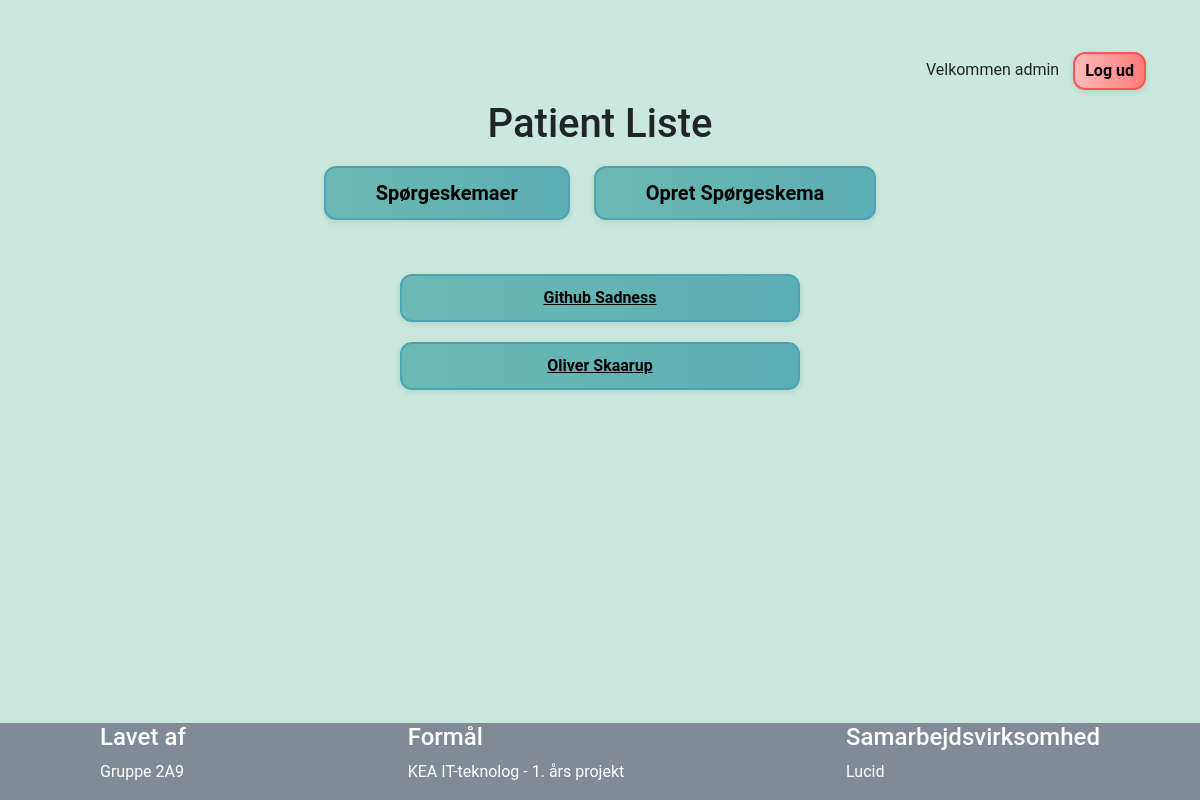
The page /admin_dashboard/ (signed in) on the database as committed earlier.
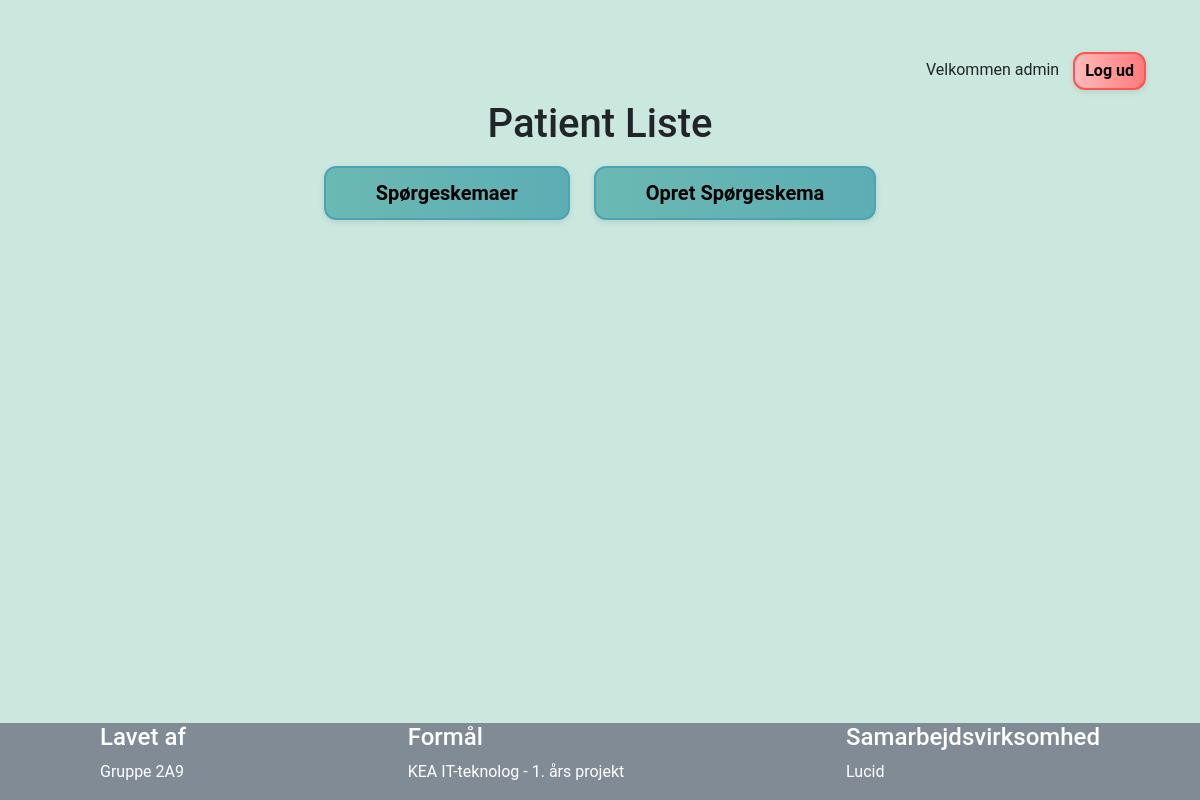
The same page on the database as committed later.
### app.py (models this page shows)
class Patient(db.Model):
    id = db.Column(db.Integer, primary_key=True)
    firstname = db.Column(db.String(30), nullable=False)
    lastname = db.Column(db.String(30), nullable=False)
    cpr = db.Column(db.String(12), nullable=False)

### app.py (the view)
@app.route("/admin_dashboard/")
@login_required
def admin_dashboard():
    patients = Patient.query.all()
    return render_template("admin_dashboard.html", username=current_user.username, patients=patients)

### app.py (called while the page is built)
@login_manager.user_loader
def load_user(user_id):
    return Users.query.get(int(user_id))

### templates/admin_dashboard.html (shortened to what this page needs)
{% extends "layout.html" %}
{% block content %}
<div class="admin">
    <div class="logout">
        <label>Velkommen {{username}} </label>
        <a class="btn negativ-btn" href="/logout" role="button">Log ud</a>
    </div>
    <h1>Patient Liste</h1>
    <a class="btn default-btn btn-lg" href="{{url_for('survey_list')}}" role="button">Spørgeskemaer</a>
    <a class="btn default-btn btn-lg" href="{{url_for('survey_builder')}}" role="button">Opret Spørgeskema</a>
    <br><br>
</div>
{% for patient in patients %}
<div class="patient-list">
    <a class="default-btn" href="{{ url_for('go_to_patient', patientid=patient.id) }}" role="button">{{ patient.firstname }} {{ patient.lastname }}</a>
</div>
{% endfor %}
{% endblock %}

Rows that differ between the two databases and show on the page:
removed Patient: firstname "Github", lastname "Sadness"
removed Patient: firstname "Oliver", lastname "Skaarup"
